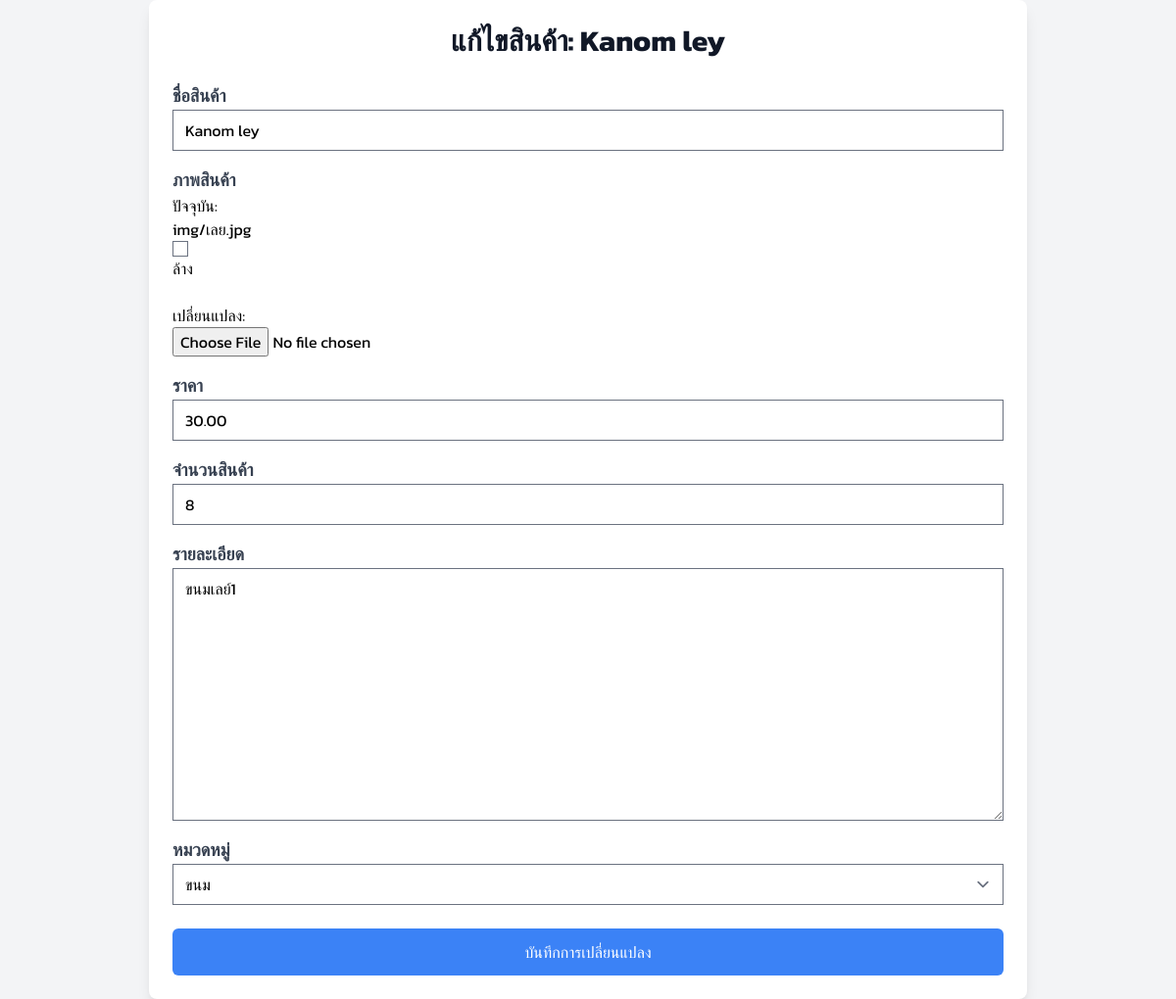
The app's page /edit_product/1/ (signed in) with its own data.
### demo/models.py (models this page shows, shortened)
class Product(models.Model):
    name = models.CharField(max_length=255)
    img_product = models.ImageField(upload_to='img/', null=True, blank=True)
    price = models.DecimalField(max_digits=10, decimal_places=2)
    stock = models.IntegerField()
    description = models.TextField()
    category = models.ForeignKey(Category, on_delete=models.SET_NULL, null=True)

### demo/views.py (the view)
# urls.py: path('edit_product/<int:pk>/', views.edit_product_view, name='edit_product'),
@login_required
def edit_product_view(request, pk):
    product = get_object_or_404(Product, pk=pk)
    if request.user.member_profile.role not in ['staff', 'owner']:
        messages.error(request, 'คุณไม่มีสิทธิ์เข้าถึงหน้านี้')
        return redirect('home')
    if request.method == 'POST':
        form = ProductForm(request.POST, request.FILES, instance=product)
        if form.is_valid():
            form.save()
            messages.success(request, 'สินค้าถูกแก้ไขเรียบร้อยแล้ว!')
            return redirect('manage_product')
        else:
            messages.error(request, 'โปรดแก้ไขข้อผิดพลาดด้านล่าง')
    else:
        form = ProductForm(instance=product)
    return render(request, 'edit_product.html', {'form': form, 'product': product})

### demo/forms.py
class ProductForm(forms.ModelForm):
    class Meta:
        model = Product
        fields = ['name', 'img_product', 'price', 'stock', 'description', 'category']

### demo/models.py (called while the page is built)
    def __str__(self):
        return self.name

### demo/templates/edit_product.html (shortened to what this page needs)
{% load static tailwind_tags %}
<!DOCTYPE html>
<html lang="en">
<head>
    {% tailwind_css %}
</head>
<body class="bg-gray-100">
    <div class="max-w-4xl mx-auto p-6 bg-white shadow-lg rounded-lg">
        <h1 class="text-3xl font-bold text-center text-gray-900 mb-6">แก้ไขสินค้า: {{ product.name }}</h1>
        <form method="POST" enctype="multipart/form-data" class="space-y-6">
            <div class="space-y-4">
                <div class="flex flex-col">
                    <label for="id_name" class="text-lg font-semibold text-gray-700">ชื่อสินค้า</label>
                    {{ form.name }}
                </div>
                <div class="flex flex-col">
                    <label for="id_img_product" class="text-lg font-semibold text-gray-700">ภาพสินค้า</label>
                    {{ form.img_product }}
                </div>
                <div class="flex flex-col">
                    <label for="id_price" class="text-lg font-semibold text-gray-700">ราคา</label>
                    {{ form.price }}
                </div>
                <div class="flex flex-col">
                    <label for="id_stock" class="text-lg font-semibold text-gray-700">จำนวนสินค้า</label>
                    {{ form.stock }}
                </div>
                <div class="flex flex-col">
                    <label for="id_description" class="text-lg font-semibold text-gray-700">รายละเอียด</label>
                    {{ form.description }}
                </div>
                <div class="flex flex-col">
                    <label for="id_category" class="text-lg font-semibold text-gray-700">หมวดหมู่</label>
                    {{ form.category }}
                </div>
            </div>
            <button type="submit" class="w-full bg-blue-500 text-white py-3 rounded-md hover:bg-blue-600 transition">บันทึกการเปลี่ยนแปลง</button>
        </form>
    </div>
</body>
</html>

### demo/templates/edit_product.html (style rules this page uses)
body { font-family: 'Kanit', sans-serif; }

### records on screen
Product: name "Kanom ley", price "30.00", stock "8", description "ขนมเลย์1", category "ขนม"
